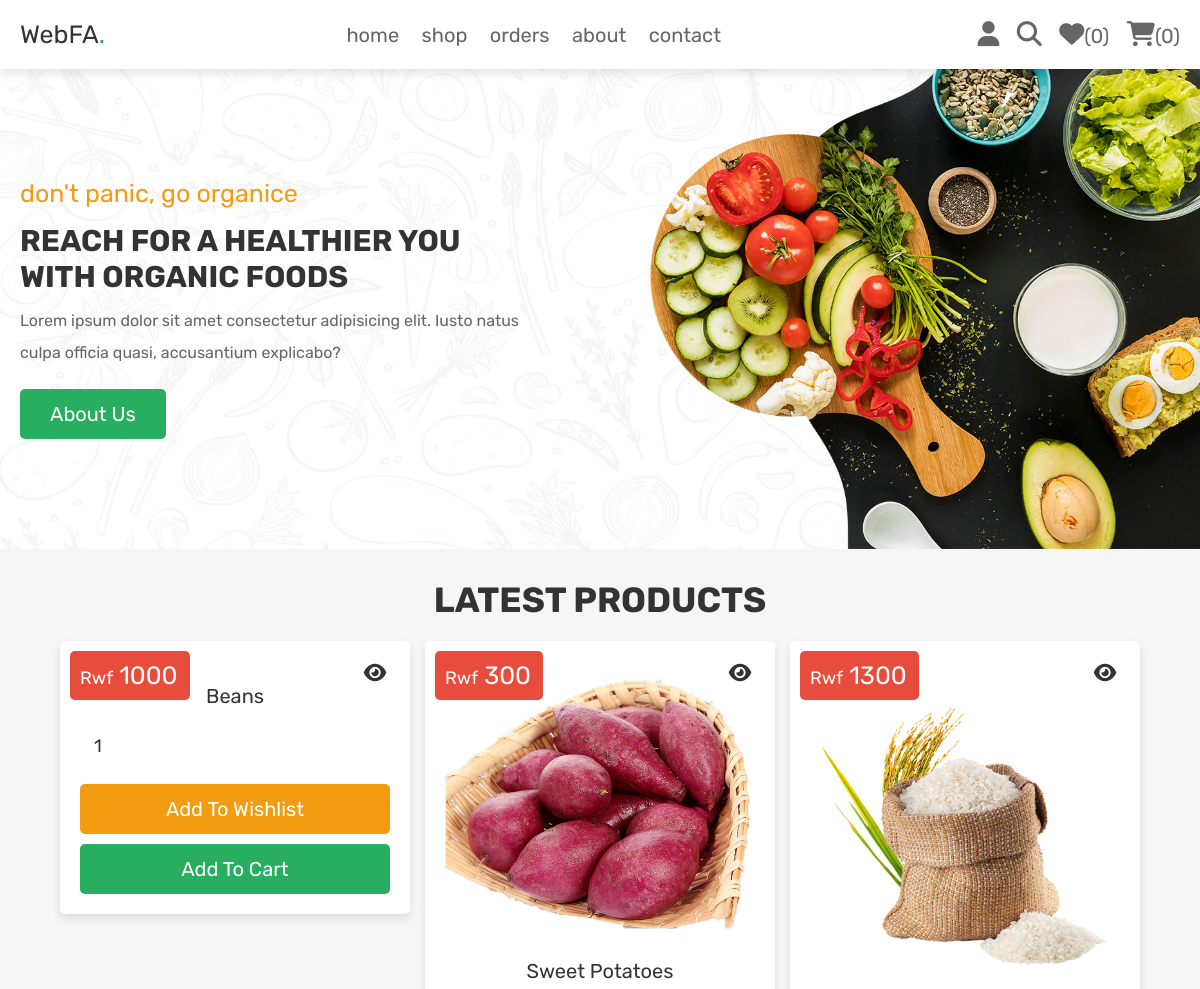
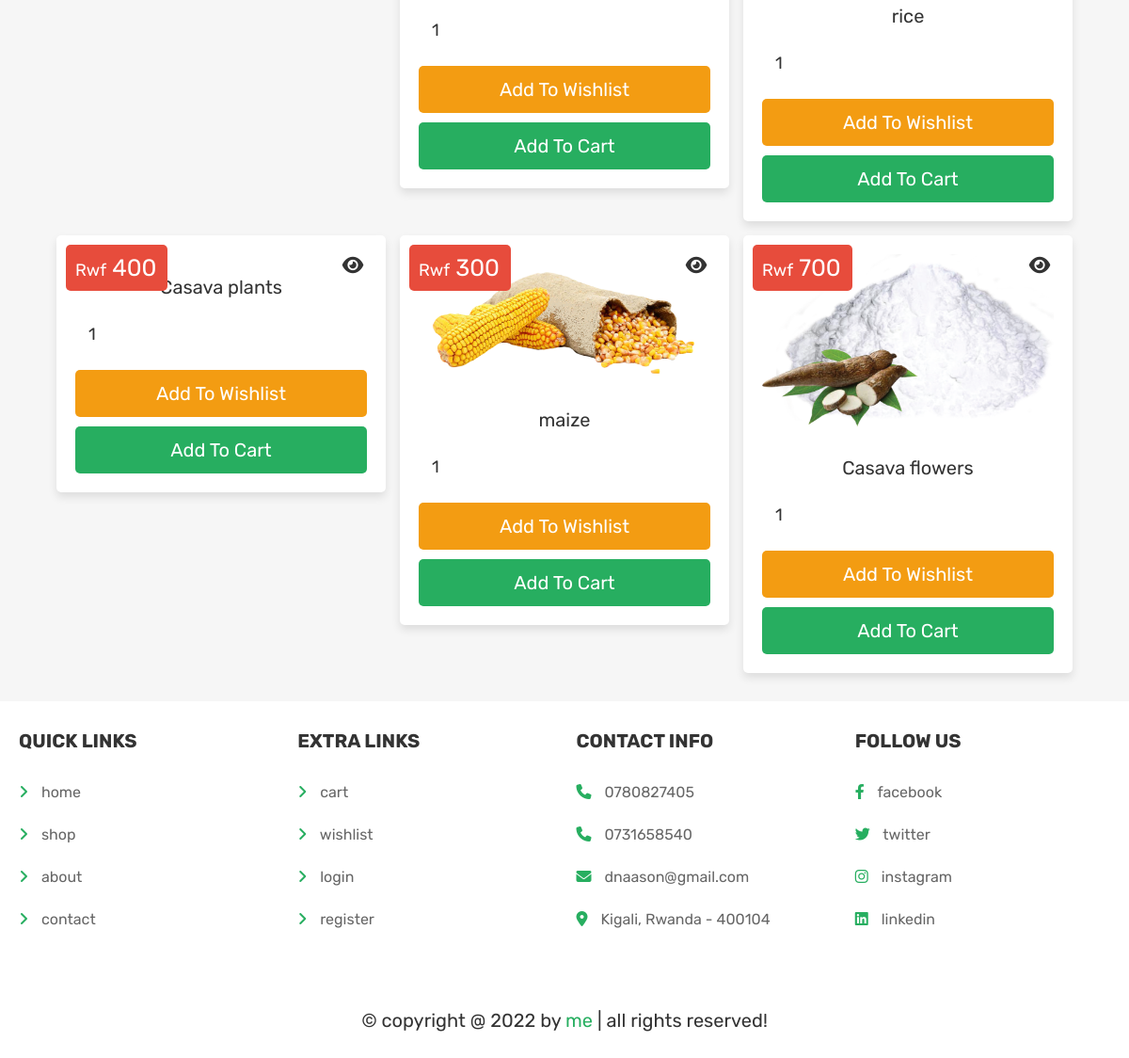
Page /home.php (signed in) on the committed database (2 pictures, top to bottom).
### tables this page shows
CREATE TABLE `products` (
  `id` int(100) NOT NULL,
  `farmer_id` varchar(40) NOT NULL,
  `name` varchar(100) NOT NULL,
  `category` varchar(20) NOT NULL,
  `quantity` varchar(100) DEFAULT NULL,
  `details` varchar(500) NOT NULL,
  `price` int(100) NOT NULL,
  `image` varchar(100) NOT NULL
);

### home.php (the view, shortened to what this page needs)
<?php
@include 'config.php';
?>
<!DOCTYPE html>
<html lang="en">
<head>
   <link rel="stylesheet" href="https://cdnjs.cloudflare.com/ajax/libs/font-awesome/6.1.1/css/all.min.css">
   <link rel="stylesheet" href="css/style.css">
</head>
<body>
<?php include 'header.php'; ?>
<div class="home-bg">
   <section class="home">
      <div class="content">
         <span>don't panic, go organice</span>
         <h3>Reach For A Healthier You With Organic Foods</h3>
         <p>Lorem ipsum dolor sit amet consectetur adipisicing elit. Iusto natus culpa officia quasi, accusantium explicabo?</p>
         <a href="about.php" class="btn">about us</a>
      </div>
   </section>
</div>
<section class="products">
   <h1 class="title">latest products</h1>
   <div class="box-container">
   <?php
      $select_products = $conn->prepare("SELECT * FROM `products` WHERE quantity > 0 LIMIT 6");
      $select_products->execute();
      if($select_products->rowCount() > 0){
         while($fetch_products = $select_products->fetch(PDO::FETCH_ASSOC)){
   ?>
   <form action="" class="box" method="POST">
      <div class="price">Rwf <span><?= $fetch_products['price']; ?></span></div>
      <a href="view_page.php?pid=<?= $fetch_products['id']; ?>" class="fas fa-eye"></a>
      <img src="uploaded_img/<?= $fetch_products['image']; ?>" alt="">
      <div class="name"><?= $fetch_products['name']; ?></div>
      <input type="number" min="1" value="1" name="p_qty" class="qty">
      <input type="submit" value="add to wishlist" class="option-btn" name="add_to_wishlist">
      <input type="submit" value="add to cart" class="btn" name="add_to_cart">
   </form>
   <?php
      }
   }else{
      echo '<p class="empty">no products added yet!</p>';
   }
   ?>
   </div>
</section>
<?php include 'footer.php'; ?>
</body>
</html>

### header.php (shortened to what this page needs)
<header class="header">
   <div class="flex">
      <a href="admin_page.php" class="logo">WebFA<span>.</span></a>
      <nav class="navbar">
         <a href="home.php">home</a>
         <a href="shop.php">shop</a>
         <a href="orders.php">orders</a>
         <a href="about.php">about</a>
         <a href="contact.php">contact</a>
      </nav>
      <div class="icons">
         <div id="user-btn" class="fas fa-user"></div>
         <a href="search_page.php" class="fas fa-search"></a>
         <?php
            $count_cart_items = $conn->prepare("SELECT * FROM `cart` WHERE user_id = ?");
            $count_cart_items->execute([$user_id]);
            $count_wishlist_items = $conn->prepare("SELECT * FROM `wishlist` WHERE user_id = ?");
            $count_wishlist_items->execute([$user_id]);
         ?>
         <a href="wishlist.php"><i class="fas fa-heart"></i><span>(<?= $count_wishlist_items->rowCount(); ?>)</span></a>
         <a href="cart.php"><i class="fas fa-shopping-cart"></i><span>(<?= $count_cart_items->rowCount(); ?>)</span></a>
      </div>
   </div>
</header>

### footer.php
<footer class="footer">
   <section class="box-container">
      <div class="box">
         <h3>quick links</h3>
         <a href="home.php"> <i class="fas fa-angle-right"></i> home</a>
         <a href="shop.php"> <i class="fas fa-angle-right"></i> shop</a>
         <a href="about.php"> <i class="fas fa-angle-right"></i> about</a>
         <a href="contact.php"> <i class="fas fa-angle-right"></i> contact</a>
      </div>
      <div class="box">
         <h3>extra links</h3>
         <a href="cart.php"> <i class="fas fa-angle-right"></i> cart</a>
         <a href="wishlist.php"> <i class="fas fa-angle-right"></i> wishlist</a>
         <a href="login.php"> <i class="fas fa-angle-right"></i> login</a>
         <a href="register.php"> <i class="fas fa-angle-right"></i> register</a>
      </div>
      <div class="box">
         <h3>contact info</h3>
         <p> <i class="fas fa-phone"></i> 0780827405 </p>
         <p> <i class="fas fa-phone"></i> 0731658540 </p>
         <p> <i class="fas fa-envelope"></i> dnaason@gmail.com </p>
         <p> <i class="fas fa-map-marker-alt"></i> Kigali, Rwanda - 400104 </p>
      </div>
      <div class="box">
         <h3>follow us</h3>
         <a href="#"> <i class="fab fa-facebook-f"></i> facebook </a>
         <a href="#"> <i class="fab fa-twitter"></i> twitter </a>
         <a href="#"> <i class="fab fa-instagram"></i> instagram </a>
         <a href="#"> <i class="fab fa-linkedin"></i> linkedin </a>
      </div>
   </section>
   <p class="credit"> &copy; copyright @ <?= date('Y'); ?> by <span>me</span> | all rights reserved! </p>
</footer>

### css/style.css (style rules this page uses)
.home-bg { background: url(../images/home-bg.jpg) no-repeat; background-size: cover; background-position: center; }
.home-bg .home { display: flex; align-items: center; min-height: 60vh; }
.home-bg .home .content { width: 50rem; }
.home-bg .home .content span { color:var(--orange); font-size: 2.5rem; }
.home-bg .home .content h3 { font-size: 3rem; text-transform: uppercase; margin-top: 1.5rem; color:var(--black); }
.home-bg .home .content p { font-size: 1.6rem; padding:1rem 0; line-height: 2; color:var(--light-color); }
.home-bg .home .content a { display: inline-block; width: auto; }
.products .box-container { display: grid; grid-template-columns: repeat(auto-fit, 35rem); gap:1.5rem; justify-content: center; align-items: flex-start; }
.products .box-container .box { padding:2rem; text-align: center; border:var(--border); background-color: var(--white); box-shadow: var(--box-shadow); border-radius: .5rem; position: relative; }
.products .box-container .box .price { position: absolute; top:1rem; left:1rem; padding:1rem; border-radius: .5rem; background-color: var(--red); font-size: 1.8rem; color:var(--white); }
.products .box-container .box .price span { font-size: 2.5rem; color:var(--white); margin:0 .2rem; }
.products .box-container .box .fa-eye { position: absolute; top:1rem; right:1rem; border-radius: .5rem; height: 4.5rem; line-height: 4.3rem; width: 5rem; border:var(--border); color:var(--black); font-size: 2rem; background-color: var(--white); }
.products .box-container .box img { width: 100%; margin-bottom: 1rem; }
.products .box-container .box .name { font-size: 2rem; color:var(--black); padding:1rem 0; }
.products .box-container .box .qty { margin:.5rem 0; border-radius: .5rem; padding:1.2rem 1.4rem; font-size: 1.8rem; color:var(--black); border:var(--border); width: 100%; }

### css/components.css (style rules this page uses)
:root { --green:#27ae60; --orange:#f39c12; --red:#e74c3c; --black:#333; --light-color:#666; --white:#fff; --light-bg:#f6f6f6; --box-shadow:0 .5rem 1rem rgba(0,0,0,.1); }
* { font-family: 'Rubik', sans-serif; margin:0; padding:0; box-sizing: border-box; outline: none; border:none; text-decoration: none; color:var(--black); }
body { background-color: var(--light-bg); }
html { font-size: 62.5%; overflow-x: hidden; scroll-behavior: smooth; scroll-padding-top: 6.5rem; }
section { padding:3rem 2rem; max-width: 1200px; margin:0 auto; }
.btn, .delete-btn, .option-btn { display: block; width: 100%; margin-top: 1rem; border-radius: .5rem; color:var(--white); font-size: 2rem; padding:1.3rem 3rem; text-transform: capitalize; cursor: pointer; text-align: center; }
.btn { background-color: var(--green); }
.option-btn { background-color: var(--orange); }
.title { text-align: center; margin-bottom: 2rem; text-transform: uppercase; color:var(--black); font-size: 3.5rem; }
.header { background: var(--white); position: sticky; top:0; left:0; right:0; z-index: 1000; box-shadow: var(--box-shadow); }
.header .flex { display: flex; align-items: center; justify-content: space-between; padding:2rem; margin: 0 auto; max-width: 1200px; position: relative; }
.header .flex .logo { font-size: 2.5rem; color:var(--black); }
.header .flex .logo span { color:var(--green); }
.header .flex .navbar a { margin:0 1rem; font-size: 2rem; color:var(--light-color); }
.header .flex .icons > * { font-size: 2.5rem; color:var(--light-color); cursor: pointer; margin-left: 1.5rem; }
.header .flex .icons a span, .header .flex .icons a i { color:var(--light-color); }
.header .flex .icons a span { font-size: 2rem; }
.footer { background-color: var(--white); }
.footer .box-container { display: grid; grid-template-columns: repeat(auto-fit, minmax(27rem, 1fr)); gap:2.5rem; align-items: flex-start; }
.footer .box-container .box h3 { text-transform: uppercase; color:var(--black); margin-bottom: 2rem; font-size: 2rem; }
.footer .box-container .box a, .footer .box-container .box p { display: block; padding:1.3rem 0; font-size: 1.6rem; color:var(--light-color); }
.footer .box-container .box a i, .footer .box-container .box p i { color:var(--green); padding-right: 1rem; }
.footer .credit { margin-top: 2rem; padding: 2rem 1.5rem; padding-bottom: 2.5rem; line-height: 1.5; border-top: var(--border); text-align: center; font-size: 2rem; color:var(--black); }
.footer .credit span { color:var(--green); }

### rows in the picture
products: price "1000", name "Beans"
products: price "300", image (picture), name "Sweet Potatoes"
products: price "1300", image (picture), name "rice"
products: price "400", name "Casava plants"
products: price "300", image (picture), name "maize"
products: price "700", image (picture), name "Casava flowers"

### other values in the picture
$count_wishlist_items->rowCount() "0"
$count_cart_items->rowCount() "0"
